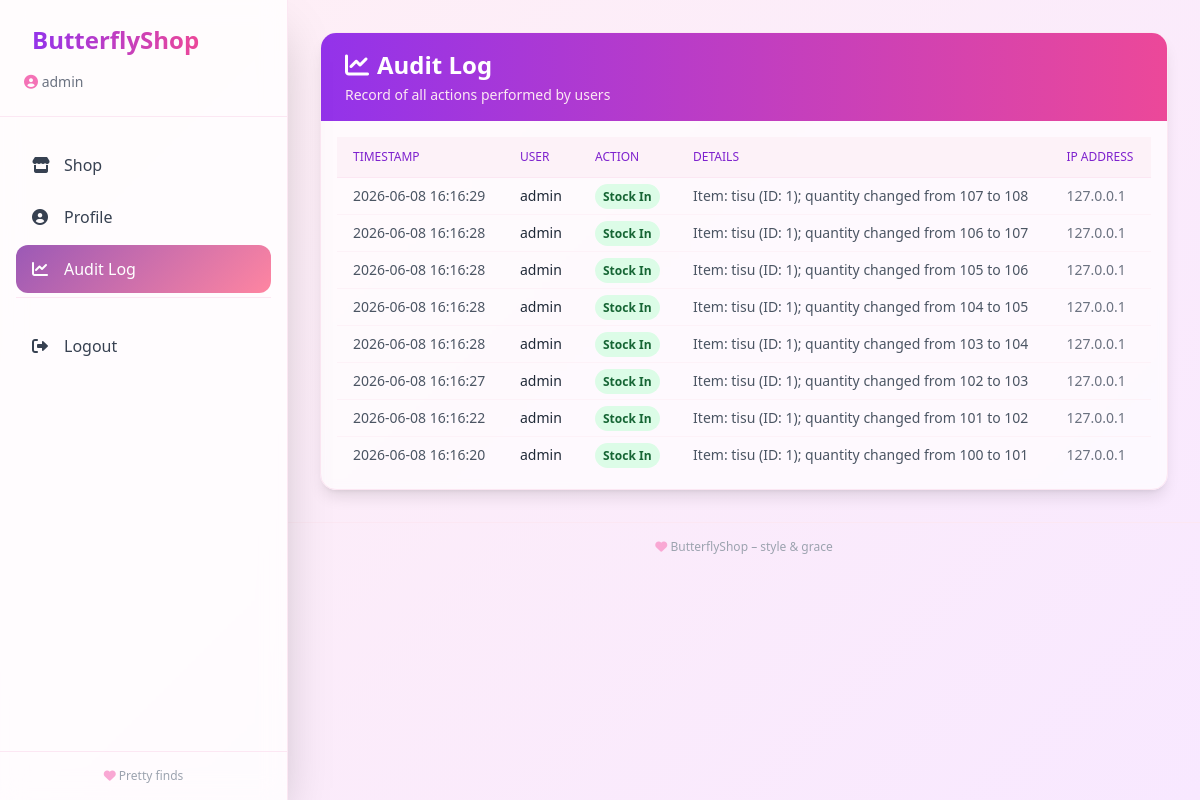
/audit-log/ (signed in), run on an earlier commit of the app's database.
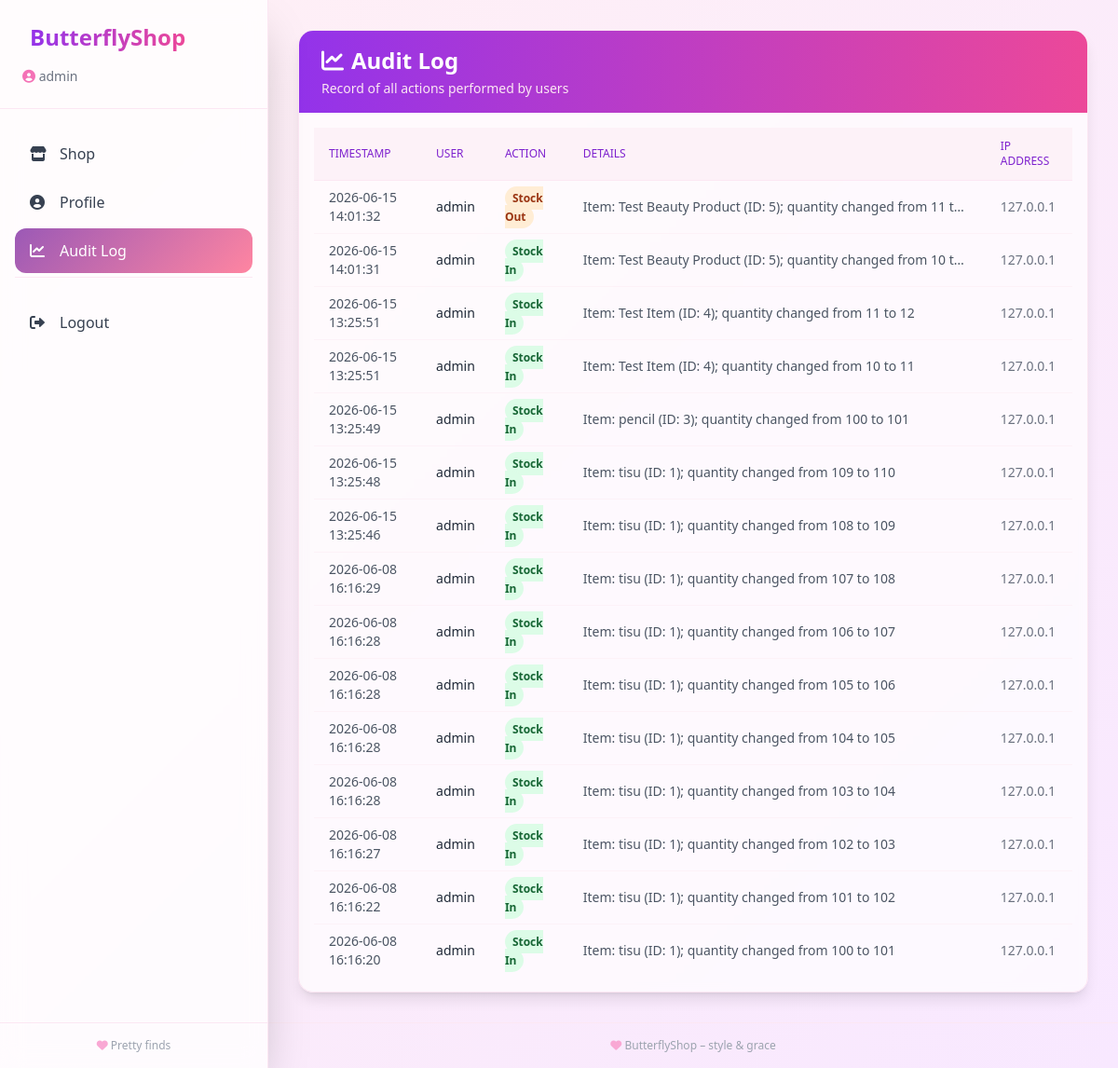
And on a later commit of the database.
### accounts/models.py (models this page shows, shortened)
class User(AbstractUser):
    ROLE_CHOICES = (
        ('admin', 'Admin'),
        ('user', 'Normal User'),
    )
    role = models.CharField(max_length=10, choices=ROLE_CHOICES, default='user')

### audit/models.py (models this page shows, shortened)
class AuditLog(models.Model):
    user = models.ForeignKey(
        settings.AUTH_USER_MODEL,
        null=True,
        blank=True,
        on_delete=models.SET_NULL,
    )
    action = models.CharField(max_length=100)
    details = models.TextField(blank=True)
    ip_address = models.GenericIPAddressField(null=True, blank=True)
    timestamp = models.DateTimeField(auto_now_add=True)
    class Meta:
        ordering = ['-timestamp']

### accounts/views.py (the view)
# urls.py: path('audit-log/', accounts_views.audit_log, name='audit_log'),
@login_required
def audit_log(request):
    if request.user.role != 'admin':
        raise PermissionDenied
    logs = []
    try:
        from audit.models import AuditLog
        logs = AuditLog.objects.all().order_by('-timestamp')
    except ImportError:
        pass
    except Exception:
        pass
    return render(request, 'accounts/audit_log.html', {'logs': logs})

### templates/accounts/audit_log.html (shortened to what this page needs)
{% extends 'base.html' %}
{% load static %}
{% block content %}
<div class="max-w-6xl mx-auto">
    <div class="bg-white/70 backdrop-blur-sm rounded-2xl shadow-lg overflow-hidden border border-pink-100">
        <div class="bg-gradient-to-r from-purple-600 to-pink-500 px-6 py-4">
            <h1 class="text-2xl font-bold text-white flex items-center gap-2">
                <i class="fas fa-chart-line"></i> Audit Log
            </h1>
            <p class="text-pink-100 text-sm mt-1">Record of all actions performed by users</p>
        </div>
        <div class="p-4 overflow-x-auto">
            <table class="min-w-full divide-y divide-pink-100">
                <thead class="bg-pink-50">
                    <tr>
                        <th class="px-4 py-3 text-left text-xs font-medium text-purple-700 uppercase">Timestamp</th>
                        <th class="px-4 py-3 text-left text-xs font-medium text-purple-700 uppercase">User</th>
                        <th class="px-4 py-3 text-left text-xs font-medium text-purple-700 uppercase">Action</th>
                        <th class="px-4 py-3 text-left text-xs font-medium text-purple-700 uppercase">Details</th>
                        <th class="px-4 py-3 text-left text-xs font-medium text-purple-700 uppercase">IP Address</th>
                    </tr>
                </thead>
                <tbody class="divide-y divide-pink-50">
                    {% for log in logs %}
                    <tr class="hover:bg-pink-50/50">
                        <td class="px-4 py-2 text-sm text-gray-600">{{ log.timestamp|date:"Y-m-d H:i:s" }}</td>
                        <td class="px-4 py-2 text-sm text-gray-800">{{ log.user.username }}</td>
                        <td class="px-4 py-2 text-sm">
                            <span class="px-2 py-1 rounded-full text-xs font-semibold
                                {% if log.action == 'Stock In' %}bg-green-100 text-green-800
                                {% elif log.action == 'Stock Out' %}bg-orange-100 text-orange-800
                                {% else %}bg-purple-100 text-purple-800{% endif %}">
                                {{ log.action }}
                            </span>
                        </td>
                        <td class="px-4 py-2 text-sm text-gray-600 max-w-md truncate">{{ log.details }}</td>
                        <td class="px-4 py-2 text-sm text-gray-500">{{ log.ip_address }}</td>
                    </tr>
                    {% empty %}
                    <tr>
                        <td colspan="5" class="text-center py-8 text-gray-400">No audit logs recorded yet.</td>
                    </tr>
                    {% endfor %}
                </tbody>
            </table>
        </div>
    </div>
</div>
{% endblock %}

### templates/base.html (shortened to what this page needs)
<!DOCTYPE html>
<html lang="en">
<head>
    <script src="https://cdn.tailwindcss.com"></script>
    <link rel="stylesheet" href="https://cdnjs.cloudflare.com/ajax/libs/font-awesome/6.0.0-beta3/css/all.min.css">
</head>
<body class="font-sans antialiased">
<div class="flex min-h-screen">
    <aside class="fixed inset-y-0 left-0 z-40 w-72 bg-white/80 backdrop-blur-md shadow-2xl border-r border-pink-100 flex flex-col sidebar-scroll overflow-y-auto transition-transform duration-300 -translate-x-full lg:translate-x-0">
        <div class="p-6 border-b border-pink-100">
            <a href="{% url 'inventory:item_list' %}" class="flex items-center space-x-2 text-2xl font-bold">
                <span class="bg-gradient-to-r from-purple-600 to-pink-500 bg-clip-text text-transparent">ButterflyShop</span>
            </a>
            {% if user.is_authenticated %}
                <div class="mt-4 text-sm text-gray-500">
                    <i class="fas fa-user-circle text-pink-400"></i> {{ user.username }}
                </div>
            {% endif %}
        </div>
        <nav class="flex-1 py-6 px-4 space-y-1">
            {% if user.is_authenticated %}
                <a href="{% url 'inventory:item_list' %}"
                   class="sidebar-link flex items-center space-x-3 px-4 py-3 rounded-xl text-gray-700 {% if request.resolver_match.url_name == 'item_list' or 'inventory' in request.path %}active{% endif %}">
                    <i class="fas fa-store w-5"></i>
                    <span>Shop</span>
                </a>
                <a href="{% url 'profile' %}"
                   class="sidebar-link flex items-center space-x-3 px-4 py-3 rounded-xl text-gray-700 {% if request.resolver_match.url_name == 'profile' %}active{% endif %}">
                    <i class="fas fa-user-circle w-5"></i>
                    <span>Profile</span>
                </a>
                {% if user.role == 'admin' %}
                <a href="{% url 'audit_log' %}"
                   class="sidebar-link flex items-center space-x-3 px-4 py-3 rounded-xl text-gray-700 {% if request.resolver_match.url_name == 'audit_log' %}active{% endif %}">
                    <i class="fas fa-chart-line w-5"></i>
                    <span>Audit Log</span>
                </a>
                {% endif %}
                <div class="pt-6 mt-6 border-t border-pink-100">
                    <form method="post" action="{% url 'logout' %}" class="w-full">
                        <button type="submit" class="sidebar-link flex items-center space-x-3 px-4 py-3 rounded-xl text-gray-700 w-full text-left hover:bg-red-50 hover:text-red-600">
                            <i class="fas fa-sign-out-alt w-5"></i>
                            <span>Logout</span>
                        </button>
                    </form>
                </div>
            {% endif %}
        </nav>
        <div class="p-4 border-t border-pink-100 text-center text-xs text-gray-400">
            <i class="fas fa-heart text-pink-300"></i> Pretty finds
        </div>
    </aside>
    <main class="flex-1 lg:ml-72 min-h-screen">
        <div class="p-4 md:p-8">
            {% block content %}
            {% endblock %}
        </div>
        <footer class="border-t border-pink-100 py-4 text-center text-gray-400 text-xs">
            <i class="fas fa-heart text-pink-300"></i> ButterflyShop – style & grace
        </footer>
    </main>
</div>
</body>
</html>

### templates/base.html (style rules this page uses)
body { background: linear-gradient(135deg, #fff0f5 0%, #f8e8ff 100%); }
.sidebar-link { transition: all 0.2s ease; }
.sidebar-link.active { background: linear-gradient(135deg, #9b59b6, #ff85a1); color: white; }

What changed in the data, as far as the page shows it:
added AuditLog: timestamp "2026-06-15 14:01:32", user.username "admin", action "Stock Out", details "Item: Test Beauty Product (ID: 5); quantity changed from 11 t…", ip_address "127.0.0.1"
added AuditLog: timestamp "2026-06-15 14:01:31", user.username "admin", action "Stock In", details "Item: Test Beauty Product (ID: 5); quantity changed from 10 t…", ip_address "127.0.0.1"
added AuditLog: timestamp "2026-06-15 13:25:51", user.username "admin", action "Stock In", details "Item: Test Item (ID: 4); quantity changed from 11 to 12", ip_address "127.0.0.1"
added AuditLog: timestamp "2026-06-15 13:25:51", user.username "admin", action "Stock In", details "Item: Test Item (ID: 4); quantity changed from 10 to 11", ip_address "127.0.0.1"
added AuditLog: timestamp "2026-06-15 13:25:49", user.username "admin", action "Stock In", details "Item: pencil (ID: 3); quantity changed from 100 to 101", ip_address "127.0.0.1"
added AuditLog: timestamp "2026-06-15 13:25:48", user.username "admin", action "Stock In", details "Item: tisu (ID: 1); quantity changed from 109 to 110", ip_address "127.0.0.1"
added AuditLog: timestamp "2026-06-15 13:25:46", user.username "admin", action "Stock In", details "Item: tisu (ID: 1); quantity changed from 108 to 109", ip_address "127.0.0.1"
